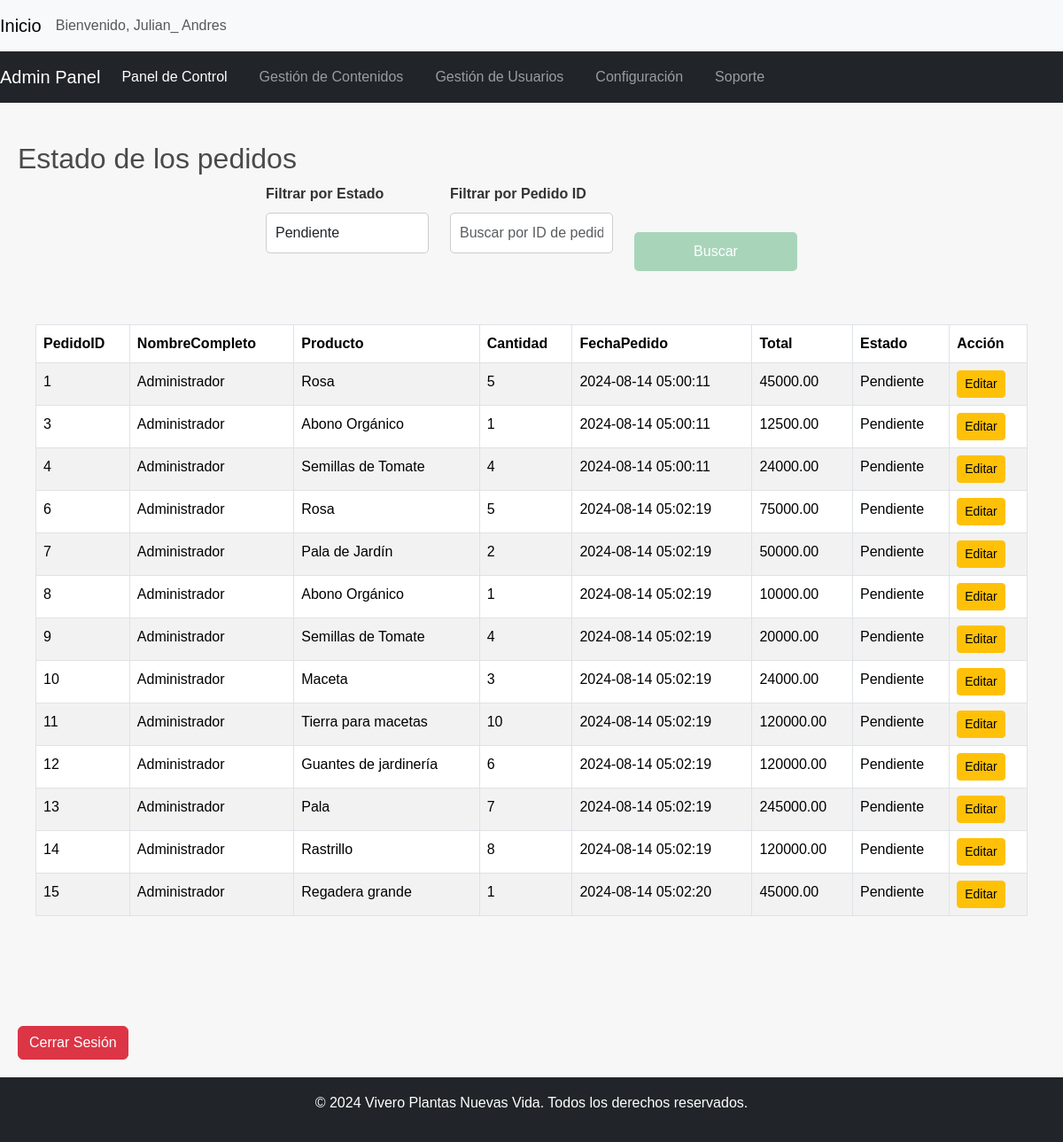
The page /Main_admin.php?estado=Pendiente (signed in) on the database its author committed.
### tables this page shows
CREATE TABLE `pedidos` (
  `PedidoID` int(11) NOT NULL,
  `UsuarioID` int(11) NOT NULL,
  `ProductoID` int(11) NOT NULL,
  `Cantidad` int(11) NOT NULL,
  `FechaPedido` timestamp NOT NULL DEFAULT current_timestamp(),
  `Total` decimal(10,2) NOT NULL,
  `Estado` enum('Pendiente','Enviado','Entregado','Cancelado') DEFAULT 'Pendiente'
);

CREATE TABLE `perfilesusuario` (
  `UsuarioID` int(11) NOT NULL,
  `NombreUsuario` varchar(50) NOT NULL,
  `NombreCompleto` varchar(100) DEFAULT NULL,
  `CorreoElectronico` varchar(100) NOT NULL,
  `Direccion` varchar(50) NOT NULL,
  `Telefono` int(11) NOT NULL,
  `ContrasenaHash` char(64) NOT NULL,
  `FechaRegistro` timestamp NOT NULL DEFAULT current_timestamp(),
  `FechaUltimoAcceso` timestamp NULL DEFAULT NULL,
  `Rol` enum('admin','usuario','invitado') DEFAULT 'usuario',
  `Activo` tinyint(1) DEFAULT 1
);

CREATE TABLE `productos` (
  `ProductoID` int(11) NOT NULL,
  `Nombre` varchar(100) NOT NULL,
  `Descripcion` text DEFAULT NULL,
  `Valor` decimal(10,2) NOT NULL,
  `CantidadDisponible` int(11) NOT NULL,
  `FechaRegistro` timestamp NOT NULL DEFAULT current_timestamp(),
  `CategoriaID` int(11) DEFAULT NULL,
  `ProveedorID` int(11) DEFAULT NULL
);

### Main_admin.php (the view, shortened to what this page needs)
<!DOCTYPE html>
<html lang="en">
<head>
    <link href="https://cdn.jsdelivr.net/npm/bootstrap@5.3.3/dist/css/bootstrap.min.css" rel="stylesheet">
    <link rel="stylesheet" href="Styles.css">
</head>
<body>
    <nav class="navbar navbar-expand-lg navbar-light bg-light">
        <a class="navbar-brand" href="#">Inicio</a>
        <div class="collapse navbar-collapse">
            <span class="navbar-text">
                Bienvenido, <?php echo htmlspecialchars($_SESSION['nombre_usuario']); ?>
            </span>
        </div>
    </nav>
    <nav class="navbar navbar-expand-lg navbar-dark bg-dark">
        <a class="navbar-brand" href="#">Admin Panel</a>
        <div class="collapse navbar-collapse" id="navbarNav">
            <ul class="navbar-nav">
                <li class="nav-item">
                    <a class="nav-link active" href="dashboard">Panel de Control</a>
                </li>
                <li class="nav-item">
                    <a class="nav-link" href="Gestion de contenidos.php">Gestión de Contenidos</a>
                </li>
                <li class="nav-item">
                    <a class="nav-link" href="Gestion de usuarios.php">Gestión de Usuarios</a>
                </li>
                <li class="nav-item">
                    <a class="nav-link" href="Configuracion.php">Configuración</a>
                </li>
                <li class="nav-item">
                    <a class="nav-link" href="Soporte.php">Soporte</a>
                </li>
            </ul>
        </div>
    </nav>
    <section id="dashboard" class="container my-4">
        <h2>Estado de los pedidos</h2>
        <form method="GET" class="mb-4">
            <div class="row">
                <div class="col-md-4 mb-3">
                    <label for="estado" class="form-label">Filtrar por Estado</label>
                    <input type="text" id="estado" name="estado" class="form-control" value="<?php echo isset($_GET['estado']) ? htmlspecialchars($_GET['estado']) : ''; ?>" placeholder="Buscar por estado">
                </div>
                <div class="col-md-4 mb-3">
                    <label for="pedidoID" class="form-label">Filtrar por Pedido ID</label>
                    <input type="text" id="pedidoID" name="pedidoID" class="form-control" value="<?php echo isset($_GET['pedidoID']) ? htmlspecialchars($_GET['pedidoID']) : ''; ?>" placeholder="Buscar por ID de pedido">
                </div>
                <div class="col-md-4 mb-3 d-flex align-items-end">
                    <button type="submit" class="btn btn-primary">Buscar</button>
                </div>
            </div>
        </form>
        <div class="container">
            <div class="row justify-content-center">
                <div class="col-md-12">
                    <?php
                    include 'index.php';
                    $estado = isset($_GET['estado']) ? $_GET['estado'] : '';
                    $consulta = "SELECT a.PedidoID, b.NombreCompleto, c.Nombre AS Producto, a.Cantidad, a.FechaPedido, a.Total, a.Estado
                                  FROM pedidos a
                                  LEFT JOIN perfilesusuario b ON b.UsuarioID = a.UsuarioID
                                  LEFT JOIN productos c ON c.ProductoID = a.ProductoID
                                  WHERE 1=1";
                    if ($estado) {
                        $consulta .= " AND a.Estado LIKE '%" . $conexion->real_escape_string($estado) . "%'";
                    }
                    $resultado = $conexion->query($consulta);
                    if ($resultado->num_rows > 0) {
                        echo "<table class='table table-striped table-bordered'>";
                        echo "<thead><tr><th>PedidoID</th><th>NombreCompleto</th><th>Producto</th><th>Cantidad</th><th>FechaPedido</th><th>Total</th><th>Estado</th><th>Acción</th></tr></thead>";
                        echo "<tbody>";
                        while ($fila = $resultado->fetch_assoc()) {
                            $pedidoID = htmlspecialchars($fila["PedidoID"]);
                            echo "<tr>
                                    <td>" . $pedidoID . "</td>
                                    <td>" . htmlspecialchars($fila["NombreCompleto"]) . "</td>
                                    <td>" . htmlspecialchars($fila["Producto"]) . "</td>
                                    <td>" . htmlspecialchars($fila["Cantidad"]) . "</td>
                                    <td>" . htmlspecialchars($fila["FechaPedido"]) . "</td>
                                    <td>" . htmlspecialchars($fila["Total"]) . "</td>
                                    <td>" . htmlspecialchars($fila["Estado"]) . "</td>
                                    <td><a href='editar_pedido.php?PedidoID=$pedidoID' class='btn btn-warning btn-sm'>Editar</a></td>
                                  </tr>";
                        }
                        echo "</tbody></table>";
                    } else {
                        echo "<p>No se encontraron resultados.</p>";
                    }
                    ?>
                </div>
            </div>
        </div>
    </section>
    <div class="container mt-5">
        <a href="logout.php" class="btn btn-danger">Cerrar Sesión</a>
    </div>
    <footer class="bg-dark text-white text-center py-3">
        <p>&copy; 2024 Vivero Plantas Nuevas Vida. Todos los derechos reservados.</p>
    </footer>
</body>
</html>

### Styles.css (style rules this page uses)
* { margin: 0; padding: 0; box-sizing: border-box; }
body { font-family: Arial, sans-serif; line-height: 1.6; background-color: #f7f7f7; color: #333; }
.container { max-width: 1200px; margin: 0 auto; padding: 20px; }
h1, h2, h3, h4 { color: #4A4A4A; }
nav { background-color: #A8D5BA; padding: 10px 0; }
nav ul { list-style-type: none; text-align: center; }
nav ul li { display: inline; margin-right: 20px; }
nav ul li a { color: #000000; text-decoration: none; font-weight: bold; transition: all 0.3s ease; }
form { max-width: 600px; margin: 0 auto; }
form label { display: block; margin-bottom: 10px; font-weight: bold; }
form input[type="text"], form input[type="email"], form textarea { width: 100%; padding: 10px; margin-bottom: 20px; border: 1px solid #ccc; border-radius: 5px; }
form button { display: block; width: 100%; padding: 10px; background-color: #A8D5BA; color: #000000; border: none; border-radius: 5px; cursor: pointer; transition: background-color 0.3s; }
footer { background-color: #000000; color: #fff; text-align: center; padding: 20px 0; }
.btn-primary { background-color: #A8D5BA; color: #fff; border: none; border-radius: 5px; padding: 10px 20px; font-size: 16px; cursor: pointer; transition: background-color 0.3s ease; }

### rows shown on the page
pedidos: PedidoID "1", UsuarioID.NombreCompleto "Administrador", ProductoID.Nombre "Rosa", Cantidad "5", FechaPedido "2024-08-14 05:00:11", Total "45000.00", Estado "Pendiente"
pedidos: PedidoID "3", UsuarioID.NombreCompleto "Administrador", ProductoID.Nombre "Abono Orgánico", Cantidad "1", FechaPedido "2024-08-14 05:00:11", Total "12500.00", Estado "Pendiente"
pedidos: PedidoID "4", UsuarioID.NombreCompleto "Administrador", ProductoID.Nombre "Semillas de Tomate", Cantidad "4", FechaPedido "2024-08-14 05:00:11", Total "24000.00", Estado "Pendiente"
pedidos: PedidoID "6", UsuarioID.NombreCompleto "Administrador", ProductoID.Nombre "Rosa", Cantidad "5", FechaPedido "2024-08-14 05:02:19", Total "75000.00", Estado "Pendiente"
pedidos: PedidoID "7", UsuarioID.NombreCompleto "Administrador", ProductoID.Nombre "Pala de Jardín", Cantidad "2", FechaPedido "2024-08-14 05:02:19", Total "50000.00", Estado "Pendiente"
pedidos: PedidoID "8", UsuarioID.NombreCompleto "Administrador", ProductoID.Nombre "Abono Orgánico", Cantidad "1", FechaPedido "2024-08-14 05:02:19", Total "10000.00", Estado "Pendiente"
pedidos: PedidoID "9", UsuarioID.NombreCompleto "Administrador", ProductoID.Nombre "Semillas de Tomate", Cantidad "4", FechaPedido "2024-08-14 05:02:19", Total "20000.00", Estado "Pendiente"
pedidos: PedidoID "10", UsuarioID.NombreCompleto "Administrador", ProductoID.Nombre "Maceta", Cantidad "3", FechaPedido "2024-08-14 05:02:19", Total "24000.00", Estado "Pendiente"
pedidos: PedidoID "11", UsuarioID.NombreCompleto "Administrador", ProductoID.Nombre "Tierra para macetas", Cantidad "10", FechaPedido "2024-08-14 05:02:19", Total "120000.00", Estado "Pendiente"
pedidos: PedidoID "12", UsuarioID.NombreCompleto "Administrador", ProductoID.Nombre "Guantes de jardinería", Cantidad "6", FechaPedido "2024-08-14 05:02:19", Total "120000.00", Estado "Pendiente"
pedidos: PedidoID "13", UsuarioID.NombreCompleto "Administrador", ProductoID.Nombre "Pala", Cantidad "7", FechaPedido "2024-08-14 05:02:19", Total "245000.00", Estado "Pendiente"
pedidos: PedidoID "14", UsuarioID.NombreCompleto "Administrador", ProductoID.Nombre "Rastrillo", Cantidad "8", FechaPedido "2024-08-14 05:02:19", Total "120000.00", Estado "Pendiente"
pedidos: PedidoID "15", UsuarioID.NombreCompleto "Administrador", ProductoID.Nombre "Regadera grande", Cantidad "1", FechaPedido "2024-08-14 05:02:20", Total "45000.00", Estado "Pendiente"

### other values the page prints
$_SESSION['nombre_usuario'] "Julian_ Andres"
